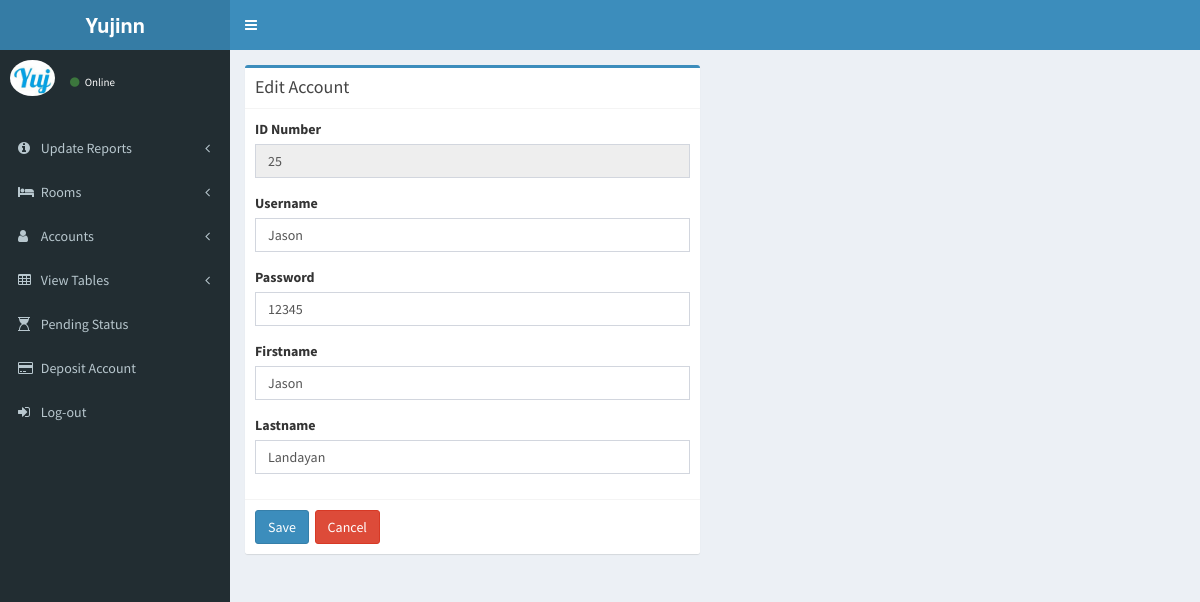
The page /Admin/editaccount.php?admin_id=25 on the database its author committed.
### tables this page shows
CREATE TABLE `tbl_admin_id` (
  `position` varchar(255) NOT NULL,
  `username` varchar(255) NOT NULL,
  `password` varchar(255) NOT NULL,
  `admin_id` int(255) NOT NULL,
  `firstname` varchar(255) NOT NULL,
  `lastname` varchar(255) NOT NULL,
  `status` varchar(255) NOT NULL
);

### Admin/editaccount.php (the view, shortened to what this page needs)
<!DOCTYPE html>
<html>
<head>
  <link rel="stylesheet" href="bootstrap/css/bootstrap.min.css">
  <link rel="stylesheet" href="https://maxcdn.bootstrapcdn.com/font-awesome/4.4.0/css/font-awesome.min.css">
  <link rel="stylesheet" href="https://code.ionicframework.com/ionicons/2.0.1/css/ionicons.min.css">
  <link rel="stylesheet" href="dist/css/AdminLTE.min.css">
  <link rel="stylesheet" href="dist/css/skins/_all-skins.min.css">
  <link rel="stylesheet" href="plugins/iCheck/flat/blue.css">
  <link rel="stylesheet" href="plugins/morris/morris.css">
  <link rel="stylesheet" href="plugins/jvectormap/jquery-jvectormap-1.2.2.css">
  <link rel="stylesheet" href="plugins/datepicker/datepicker3.css">
  <link rel="stylesheet" href="plugins/daterangepicker/daterangepicker-bs3.css">
  <link rel="stylesheet" href="plugins/bootstrap-wysihtml5/bootstrap3-wysihtml5.min.css">
</head>
<body class="hold-transition skin-blue sidebar-mini">
<div class="wrapper">
  <header class="main-header">
    <a href="dailysale.php" class="logo">
      <span class="logo-lg"><b>Yujinn</b></span>
    </a>
    <nav class="navbar navbar-static-top" role="navigation">
      <a href="#" class="sidebar-toggle" data-toggle="offcanvas" role="button">
      </a>
    </nav>
  </header>
  <aside class="main-sidebar">
    <section class="sidebar">
      <div class="user-panel">
        <div class="pull-left image">
          <img src="dist/img/user2-160x160.jpg" class="img-circle" alt="User Image">
        </div>
       <div class="pull-left info">
		   <a href="#"><i class="fa fa-circle text-success"></i> Online</a>
        </div>
      </div>
       <ul class="sidebar-menu">
       <br>
	  <li class="treeview">
          <a href=""><i class="fa fa-info-circle"></i> <span>Update Reports</span><i class="fa fa-angle-left pull-right"></i></a>
        </li>
		<li class="treeview">
          <a href=""><i class="fa fa-bed"></i> <span>Rooms</span><i class="fa fa-angle-left pull-right"></i></a>
        </li>
		<li class="treeview">
          <a href=""><i class="fa fa-user"></i> <span>Accounts</span><i class="fa fa-angle-left pull-right"></i></a>
        </li>
			<li class="treeview">
          <a href=""><i class="fa fa-table"></i> <span>View Tables</span><i class="fa fa-angle-left pull-right"></i></a>
        </li>
<li><a href="pendingreservation.php"><i class="fa fa-hourglass-1"></i> <span>Pending Status</span></a></li>
	<li><a href="depositaccount.php"><i class="fa fa-credit-card"></i> <span>Deposit Account</span></a></li>
        <li><a href="logout.php"><i class="fa fa-sign-in"></i> <span>Log-out</span></a></li>
  </ul>
    </section>
  </aside>
  <div class="content-wrapper">
	 <section class="content">
          <div class="row">
            <div class="col-md-6">
              <div class="box box-primary">
                <div class="box-header with-border">
                  <h3 class="box-title">Edit Account</h3>
                </div>
				<?php
			$id = $_GET['admin_id'];
				$result = mysql_query("SELECT * FROM `tbl_admin_id` WHERE admin_id = '$id'");
				while($rs=mysql_fetch_array($result)) {
              echo '<form action="editaccount-exec.php?admin_id='.$rs['admin_id'].'" method="post">';
                   echo  '<div class="box-body">';
                     echo  '<div class="form-group">';
                       echo  '<label for="">ID Number</label>';
                       echo  '<input type="text" class="form-control" name="id"  value='.$rs['admin_id'].' readonly>';
                     echo  '</div>';
                     echo  '<div class="form-group">';
                      echo  ' <label for="">Username</label>';
                      echo  ' <input type="text" class="form-control" name="username" value='.$rs['username'].'>';
                    echo  ' </div>';
                     echo  '<div class="form-group">';
                      echo  ' <label for="">Password</label>';
                      echo  ' <input type="text" class="form-control" name="password" value='.$rs['password'].'>';
                    echo  ' </div>';
                     echo  ' <div class="form-group">';
                     echo  '  <label for="">Firstname</label>';
                     echo  '  <input type="text" class="form-control" name="firstname" value='.$rs['firstname'].'>';
                    echo  ' </div>';
					 echo  ' <div class="form-group">';
                      echo  ' <label for="">Lastname</label>';
                    echo  '   <input type="text" class="form-control" name="lastname" value='.$rs['lastname'].'>';
                     echo  '</div>';
                  echo  ' </div>';
                   echo  '<div class="box-footer">';
                   echo '<input type="submit" name="update" value="Save" class="btn btn-primary btn-large">';
				   echo '<a href="updateaccounts.php">';
					echo '<button type="button" class="btn btn-danger btn-large" name="cancel">Cancel</button>';
					echo '</a>';
                  echo  ' </div>';
                 echo  '</form>';
				}
				?>
              </div>
	</div>
      </div>
      </div>
</body>
</html>

### rows shown on the page
tbl_admin_id: id "25", username "Jason", password "12345", firstname "Jason", lastname "Landayan"
